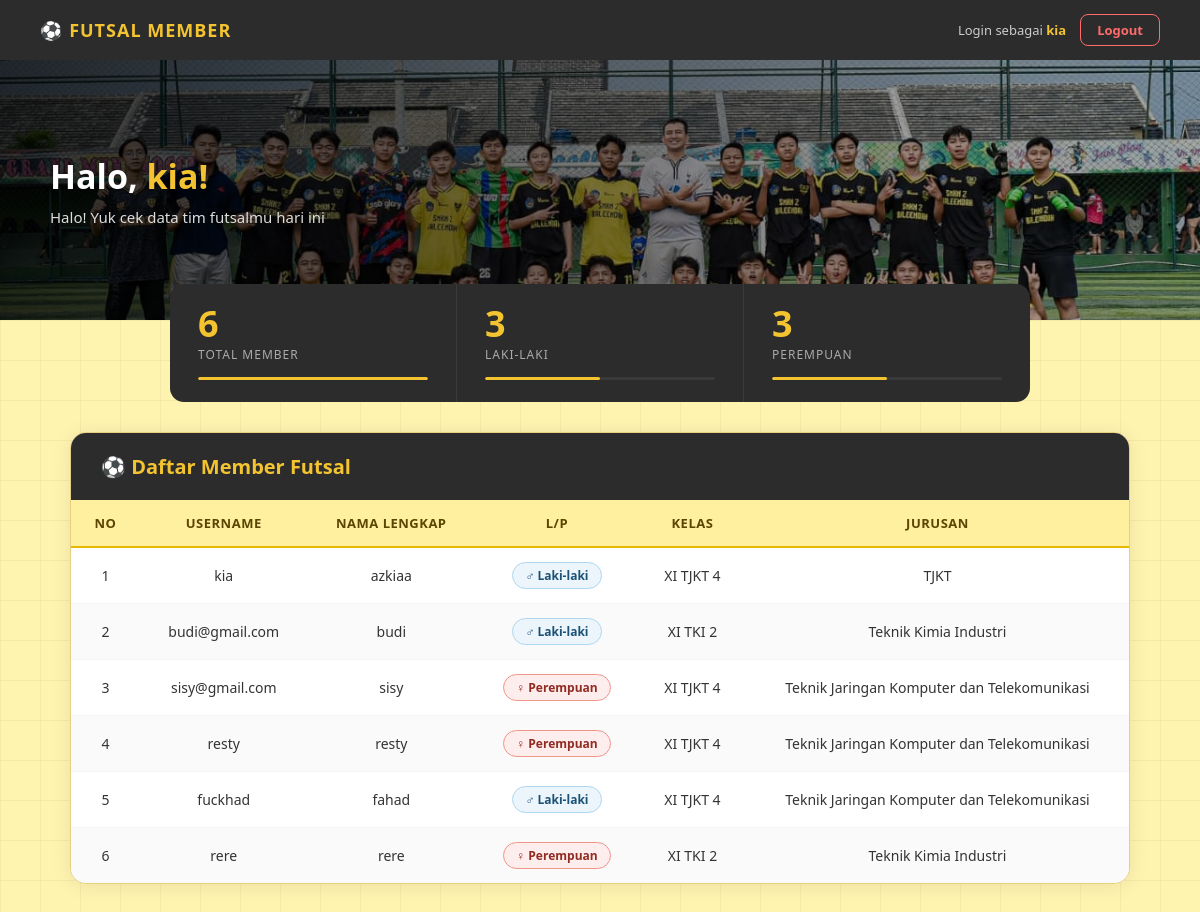
The page /index.php (signed in) on the database its author committed.
### tables this page shows
CREATE TABLE `users` (
  `id` int(11) NOT NULL,
  `username_email` varchar(100) NOT NULL,
  `password` varchar(255) NOT NULL,
  `Nama` varchar(100) NOT NULL,
  `jenis_kelamin` varchar(20) NOT NULL,
  `kelas` varchar(20) NOT NULL,
  `jurusan` varchar(100) NOT NULL,
  `level` varchar(20) NOT NULL
);

### index.php (the view, shortened to what this page needs)
<?php
include 'koneksi.php';
$result = mysqli_query($koneksi, "SELECT * FROM users");
$total = mysqli_num_rows($result);
$result_laki = mysqli_query($koneksi, "SELECT * FROM users WHERE jenis_kelamin='Laki-laki'");
$total_laki = mysqli_num_rows($result_laki);
$result_perempuan = mysqli_query($koneksi, "SELECT * FROM users WHERE jenis_kelamin='Perempuan'");
$total_perempuan = mysqli_num_rows($result_perempuan);
?>
<!DOCTYPE html>
<html>
<head>
</head>
<body>
<div class="topnav">
    <div class="topnav-brand">⚽ FUTSAL MEMBER</div>
    <div class="topnav-right">
        <div class="nav-user">Login sebagai <strong><?= $_SESSION['username']; ?></strong></div>
        <a href="logout.php" class="nav-logout" onclick="return confirm('Yakin mau keluar?')">Logout</a>
    </div>
</div>
<div class="hero">
    <img src="futsal_2.jpg" alt="Futsal Banner">
    <div class="hero-overlay"></div>
    <div class="hero-text">
        <h1>Halo, <span><?= $_SESSION['username']; ?>!</span></h1>
        <p>Halo! Yuk cek data tim futsalmu hari ini</p>
    </div>
</div>
<div class="stats-wrap">
    <div class="stat-card">
        <div class="num"><?= $total; ?></div>
        <div class="lbl">Total Member</div>
        <div class="bar"><div class="bar-fill" style="width:100%"></div></div>
    </div>
    <div class="stat-card">
        <div class="num"><?= $total_laki; ?></div>
        <div class="lbl">Laki-laki</div>
        <div class="bar"><div class="bar-fill" style="width:<?= $total > 0 ? round($total_laki/$total*100) : 0 ?>%"></div></div>
    </div>
    <div class="stat-card">
        <div class="num"><?= $total_perempuan; ?></div>
        <div class="lbl">Perempuan</div>
        <div class="bar"><div class="bar-fill" style="width:<?= $total > 0 ? round($total_perempuan/$total*100) : 0 ?>%"></div></div>
    </div>
</div>
<div class="main">
    <div class="card">
        <div class="card-header">
            <h2>⚽ Daftar Member Futsal</h2>
        </div>
        <table>
            <thead>
                <tr>
                    <th>No</th>
                    <th>Username</th>
                    <th>Nama Lengkap</th>
                    <th>L/P</th>
                    <th>Kelas</th>
                    <th>Jurusan</th>
                </tr>
            </thead>
            <tbody>
            <?php
            $no = 1;
            while($row = mysqli_fetch_assoc($result)) { ?>
            <tr>
                <td><?= $no++; ?></td>
                <td><?= $row['username_email']; ?></td>
                <td><?= $row['Nama']; ?></td>
                <td>
                    <?php if($row['jenis_kelamin'] == 'Laki-laki'): ?>
                        <span class="badge-laki">♂ Laki-laki</span>
                    <?php else: ?>
                        <span class="badge-perempuan">♀ Perempuan</span>
                    <?php endif; ?>
                </td>
                <td><?= $row['kelas']; ?></td>
                <td><?= $row['jurusan']; ?></td>
            </tr>
            <?php } ?>
            </tbody>
        </table>
    </div>
</div>
</body>
</html>

### index.php (style rules this page uses)
* { box-sizing: border-box; margin: 0; padding: 0; }
body { background-color: #FFF3B0; background-image: linear-gradient(rgba(0,0,0,0.04) 1px, transparent 1px), linear-gradient(90deg, rgba(0,0,0,0.04) 1px, transparent 1px); background-size: 40px 40px; font-family: 'Segoe UI', sans-serif; min-height: 100vh; }
.topnav { background: #2C2C2C; padding: 14px 40px; display: flex; align-items: center; justify-content: space-between; }
.topnav-brand { color: #F4C430; font-size: 18px; font-weight: 800; letter-spacing: 1px; }
.topnav-right { display: flex; align-items: center; gap: 14px; }
.nav-user { color: #ccc; font-size: 13px; }
.nav-user strong { color: #F4C430; }
.nav-logout { background: transparent; color: #ff6b6b; border: 1px solid #ff6b6b; padding: 6px 16px; border-radius: 8px; font-size: 13px; font-weight: 600; text-decoration: none; }
.hero { position: relative; height: 260px; overflow: hidden; }
.hero img { width: 100%; height: 100%; object-fit: cover; display: block; }
.hero-overlay { position: absolute; inset: 0; background: linear-gradient(90deg, rgba(0,0,0,0.78) 0%, rgba(0,0,0,0.25) 100%); }
.hero-text { position: absolute; inset: 0; display: flex; flex-direction: column; justify-content: center; padding: 0 50px; }
.hero-text h1 { color: #fff; font-size: 34px; font-weight: 800; margin-bottom: 8px; text-shadow: 0 2px 10px rgba(0,0,0,0.5); }
.hero-text h1 span { color: #F4C430; }
.hero-text p { color: #ddd; font-size: 15px; }
.stats-wrap { display: flex; max-width: 900px; margin: -36px auto 0 auto; position: relative; z-index: 10; padding: 0 20px; }
.stat-card { flex: 1; background: #2C2C2C; color: white; padding: 22px 28px; display: flex; flex-direction: column; gap: 4px; }
.stat-card:first-child { border-radius: 14px 0 0 14px; }
.stat-card:last-child { border-radius: 0 14px 14px 0; }
.stat-card + .stat-card { border-left: 1px solid #3a3a3a; }
.stat-card .num { font-size: 36px; font-weight: 900; color: #F4C430; line-height: 1; }
.stat-card .lbl { font-size: 12px; color: #aaa; text-transform: uppercase; letter-spacing: 1px; }
.stat-card .bar { height: 3px; background: #3a3a3a; border-radius: 2px; margin-top: 10px; overflow: hidden; }
.stat-card .bar-fill { height: 100%; background: #F4C430; border-radius: 2px; }
.main { max-width: 1100px; margin: 30px auto 50px auto; padding: 0 20px; }
.card { background: white; border-radius: 16px; box-shadow: 0 2px 20px rgba(0,0,0,0.08); overflow-x: auto; border: 1px solid #E6D080; }
.card-header { background: #2C2C2C; padding: 20px 30px; display: flex; align-items: center; justify-content: space-between; }
.card-header h2 { color: #F4C430; font-size: 20px; font-weight: 800; }
table { width: 100%; border-collapse: collapse; font-size: 14px; min-width: 750px; }
thead tr { background: #FFF0A0; }
thead th { padding: 14px 20px; color: #5C4500; font-weight: 700; text-align: center; font-size: 13px; text-transform: uppercase; letter-spacing: 0.5px; border-bottom: 2px solid #E6B800; white-space: nowrap; }
tbody td { padding: 14px 20px; text-align: center; color: #333; border-bottom: 1px solid #f5f5f5; white-space: nowrap; }
tbody tr:last-child td { border-bottom: none; }
tbody tr:nth-child(even) td { background: #fafafa; }
.badge-laki { background: #EBF5FB; color: #1a5276; padding: 4px 12px; border-radius: 20px; font-size: 12px; font-weight: 700; border: 1px solid #AED6F1; white-space: nowrap; display: inline-block; }
.badge-perempuan { background: #FDEDEC; color: #922b21; padding: 4px 12px; border-radius: 20px; font-size: 12px; font-weight: 700; border: 1px solid #F1948A; white-space: nowrap; display: inline-block; }

### rows shown on the page
users: username_email "kia", Nama "azkiaa", jenis_kelamin "♂ Laki-laki", kelas "XI TJKT 4", jurusan "TJKT"
users: username_email "budi@gmail.com", Nama "budi", jenis_kelamin "♂ Laki-laki", kelas "XI TKI 2", jurusan "Teknik Kimia Industri"
users: username_email "sisy@gmail.com", Nama "sisy", jenis_kelamin "♀ Perempuan", kelas "XI TJKT 4", jurusan "Teknik Jaringan Komputer dan Telekomunikasi"
users: username_email "resty", Nama "resty", jenis_kelamin "♀ Perempuan", kelas "XI TJKT 4", jurusan "Teknik Jaringan Komputer dan Telekomunikasi"
users: username_email "fuckhad", Nama "fahad", jenis_kelamin "♂ Laki-laki", kelas "XI TJKT 4", jurusan "Teknik Jaringan Komputer dan Telekomunikasi"
users: username_email "rere", Nama "rere", jenis_kelamin "♀ Perempuan", kelas "XI TKI 2", jurusan "Teknik Kimia Industri"

### other values the page prints
$_SESSION['username'] "kia"
$total "6"
$total_laki "3"
$total_perempuan "3"
